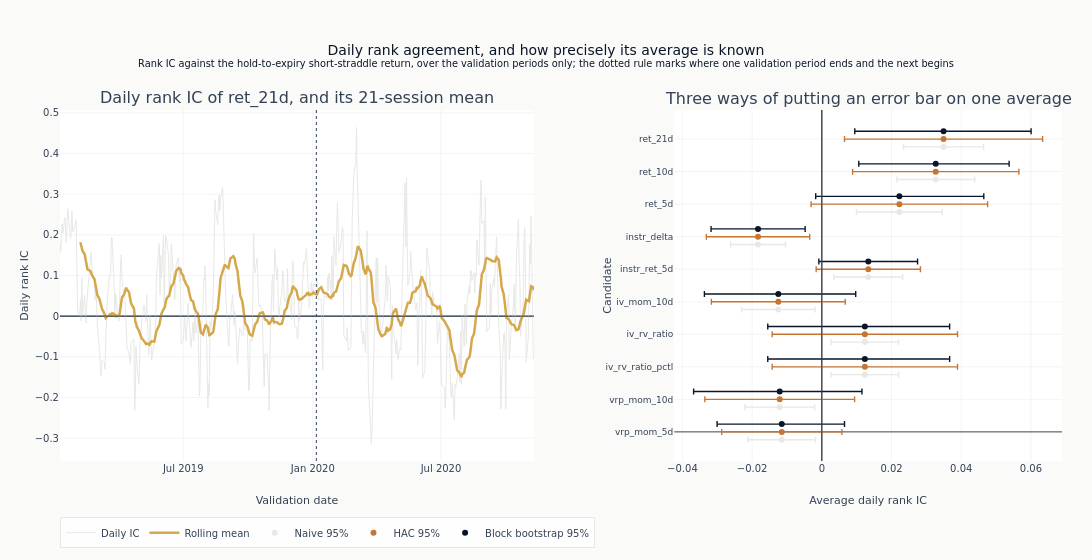

Source (notebook cell):
### Markdown cell above
The right panel takes the same candidates in order of average agreement and draws all
three intervals for each. Drawn on one row per candidate they would sit on top of each
other and the widest would hide the rest, so each is offset vertically: the difference
between the three is what the panel is for.

### Code cell
interval_order = list(reversed(leading_features))
BAND_OFFSET = 0.24
for rank, (band, color, label) in enumerate(
    [
        ("naive", COLORS["silver_muted"], "Naive 95%"),
        ("hac", COLORS["copper"], "HAC 95%"),
        ("boot", COLORS["blue"], "Block bootstrap 95%"),
    ]
):
    lower = [uncertainty[f][f"ci_{band}_lower"] for f in interval_order]
    upper = [uncertainty[f][f"ci_{band}_upper"] for f in interval_order]
    means = [uncertainty[f]["mean_ic"] for f in interval_order]
    fig.add_trace(
        go.Scatter(
            x=means,
            y=[i + (rank - 1) * BAND_OFFSET for i in range(len(interval_order))],
            mode="markers",
            marker=dict(color=color, size=6),
            error_x=dict(
                type="data",
                symmetric=False,
                array=[u - m for u, m in zip(upper, means, strict=True)],
                arrayminus=[m - lo for m, lo in zip(means, lower, strict=True)],
                color=color,
                thickness=1.4,
                width=3,
            ),
            text=interval_order,
            name=label,
        ),
        row=1,
        col=2,
    )
fig.add_vline(x=0, line=dict(color=COLORS["neutral"], width=1), row=1, col=2)

fig.update_layout(
    template="ml4t",
    height=560,
    width=1150,
    title={
        "text": (
            "Daily rank agreement, and how precisely its average is known"
            "<br><sup>Rank IC against the hold-to-expiry short-straddle return, over the "
            "validation periods only; the dotted rule marks where one validation period "
            "ends and the next begins</sup>"
        )
    },
    margin=dict(l=60, r=30, t=110, b=60),
    legend=dict(orientation="h", y=-0.16, x=0),
)
fig.update_xaxes(title_text="Validation date", row=1, col=1)
fig.update_xaxes(title_text="Average daily rank IC", row=1, col=2)
fig.update_yaxes(title_text="Daily rank IC", row=1, col=1)
fig.update_yaxes(
    title_text="Candidate",
    tickmode="array",
    tickvals=list(range(len(interval_order))),
    ticktext=interval_order,
    tickfont=dict(size=9),
    row=1,
    col=2,
)
fig.show()

### Figure 1 — Plotly figure (JSON) as saved in the notebook; plotly's stock layout.template omitted (floating-point values rounded to 4 significant figures; data arrays with more than 128 entries replaced by an {"elided": "..."} marker saying what was removed)
{"data": [{"line": {"color": "#e8e8e6", "width": 1}, "mode": "lines", "name": "Daily IC", "type": "scatter", "x": {"elided": "467 str values"}, "xaxis": "x", "y": {"elided": "467 float values"}, "yaxis": "y"}, {"line": {"color": "#D4A84B", "width": 2.5}, "mode": "lines", "name": "Rolling mean", "type": "scatter", "x": {"elided": "467 str values"}, "xaxis": "x", "y": {"elided": "467 float values"}, "yaxis": "y"}, {"error_x": {"array": [0.009687, 0.01001, 0.009692, 0.009692, 0.01055, 0.009858, 0.007879, 0.01229, 0.01119, 0.01148], "arrayminus": [0.009687, 0.01001, 0.009692, 0.009692, 0.01055, 0.009858, 0.007879, 0.01229, 0.01119, 0.01148], "color": "#e8e8e6", "symmetric": false, "thickness": 1.4, "type": "data", "width": 3}, "marker": {"color": "#e8e8e6", "size": 6}, "mode": "markers", "name": "Naive 95%", "text": ["vrp_mom_5d", "vrp_mom_10d", "iv_rv_ratio_pctl", "iv_rv_ratio", "iv_mom_10d", "instr_ret_5d", "instr_delta", "ret_5d", "ret_10d", "ret_21d"], "type": "scatter", "x": [-0.01149, -0.01208, 0.01235, 0.01235, -0.01249, 0.01334, -0.01831, 0.02225, 0.03269, 0.03493], "xaxis": "x2", "y": [-0.24, 0.76, 1.76, 2.76, 3.76, 4.76, 5.76, 6.76, 7.76, 8.76], "yaxis": "y2"}, {"error_x": {"array": [0.01724, 0.02149, 0.02659, 0.02659, 0.01921, 0.01496, 0.01482, 0.02533, 0.02386, 0.02843], "arrayminus": [0.01724, 0.02149, 0.02659, 0.02659, 0.01921, 0.01496, 0.01482, 0.02533, 0.02386, 0.02843], "color": "#C87533", "symmetric": false, "thickness": 1.4, "type": "data", "width": 3}, "marker": {"color": "#C87533", "size": 6}, "mode": "markers", "name": "HAC 95%", "text": ["vrp_mom_5d", "vrp_mom_10d", "iv_rv_ratio_pctl", "iv_rv_ratio", "iv_mom_10d", "instr_ret_5d", "instr_delta", "ret_5d", "ret_10d", "ret_21d"], "type": "scatter", "x": [-0.01149, -0.01208, 0.01235, 0.01235, -0.01249, 0.01334, -0.01831, 0.02225, 0.03269, 0.03493], "xaxis": "x2", "y": [0.0, 1.0, 2.0, 3.0, 4.0, 5.0, 6.0, 7.0, 8.0, 9.0], "yaxis": "y2"}, {"error_x": {"array": [0.01801, 0.0236, 0.02433, 0.02433, 0.02221, 0.01414, 0.01352, 0.02423, 0.02106, 0.02512], "arrayminus": [0.01856, 0.02471, 0.02786, 0.02786, 0.02121, 0.01419, 0.01348, 0.02401, 0.02209, 0.02548], "color": "#0a1628", "symmetric": false, "thickness": 1.4, "type": "data", "width": 3}, "marker": {"color": "#0a1628", "size": 6}, "mode": "markers", "name": "Block bootstrap 95%", "text": ["vrp_mom_5d", "vrp_mom_10d", "iv_rv_ratio_pctl", "iv_rv_ratio", "iv_mom_10d", "instr_ret_5d", "instr_delta", "ret_5d", "ret_10d", "ret_21d"], "type": "scatter", "x": [-0.01149, -0.01208, 0.01235, 0.01235, -0.01249, 0.01334, -0.01831, 0.02225, 0.03269, 0.03493], "xaxis": "x2", "y": [0.24, 1.24, 2.24, 3.24, 4.24, 5.24, 6.24, 7.24, 8.24, 9.24], "yaxis": "y2"}], "layout": {"annotations": [{"font": {"size": 16}, "showarrow": false, "text": "Daily rank IC of ret_21d, and its 21-session mean", "x": 0.2365, "xanchor": "center", "xref": "paper", "y": 1.0, "yanchor": "bottom", "yref": "paper"}, {"font": {"size": 16}, "showarrow": false, "text": "Three ways of putting an error bar on one average", "x": 0.8065, "xanchor": "center", "xref": "paper", "y": 1.0, "yanchor": "bottom", "yref": "paper"}], "height": 560, "legend": {"orientation": "h", "x": 0, "y": -0.16}, "margin": {"b": 60, "l": 60, "r": 30, "t": 110}, "shapes": [{"line": {"color": "#334155", "width": 1}, "type": "line", "x0": 0, "x1": 1, "xref": "x domain", "y0": 0, "y1": 0, "yref": "y"}, {"line": {"color": "#334155", "dash": "dot", "width": 1}, "type": "line", "x0": "2020-01-06", "x1": "2020-01-06", "xref": "x", "y0": 0, "y1": 1, "yref": "y domain"}, {"line": {"color": "#334155", "width": 1}, "type": "line", "x0": 0, "x1": 0, "xref": "x2", "y0": 0, "y1": 1, "yref": "y2 domain"}], "title": {"text": "Daily rank agreement, and how precisely its average is known<br><sup>Rank IC against the hold-to-expiry short-straddle return, over the validation periods only; the dotted rule marks where one validation period ends and the next begins</sup>"}, "width": 1150, "xaxis": {"anchor": "y", "domain": [0.0, 0.473], "title": {"text": "Validation date"}}, "xaxis2": {"anchor": "y2", "domain": [0.613, 1.0], "title": {"text": "Average daily rank IC"}}, "yaxis": {"anchor": "x", "domain": [0.0, 1.0], "title": {"text": "Daily rank IC"}}, "yaxis2": {"anchor": "x2", "domain": [0.0, 1.0], "tickfont": {"size": 9}, "tickmode": "array", "ticktext": ["vrp_mom_5d", "vrp_mom_10d", "iv_rv_ratio_pctl", "iv_rv_ratio", "iv_mom_10d", "instr_ret_5d", "instr_delta", "ret_5d", "ret_10d", "ret_21d"], "tickvals": [0, 1, 2, 3, 4, 5, 6, 7, 8, 9], "title": {"text": "Candidate"}}}}
